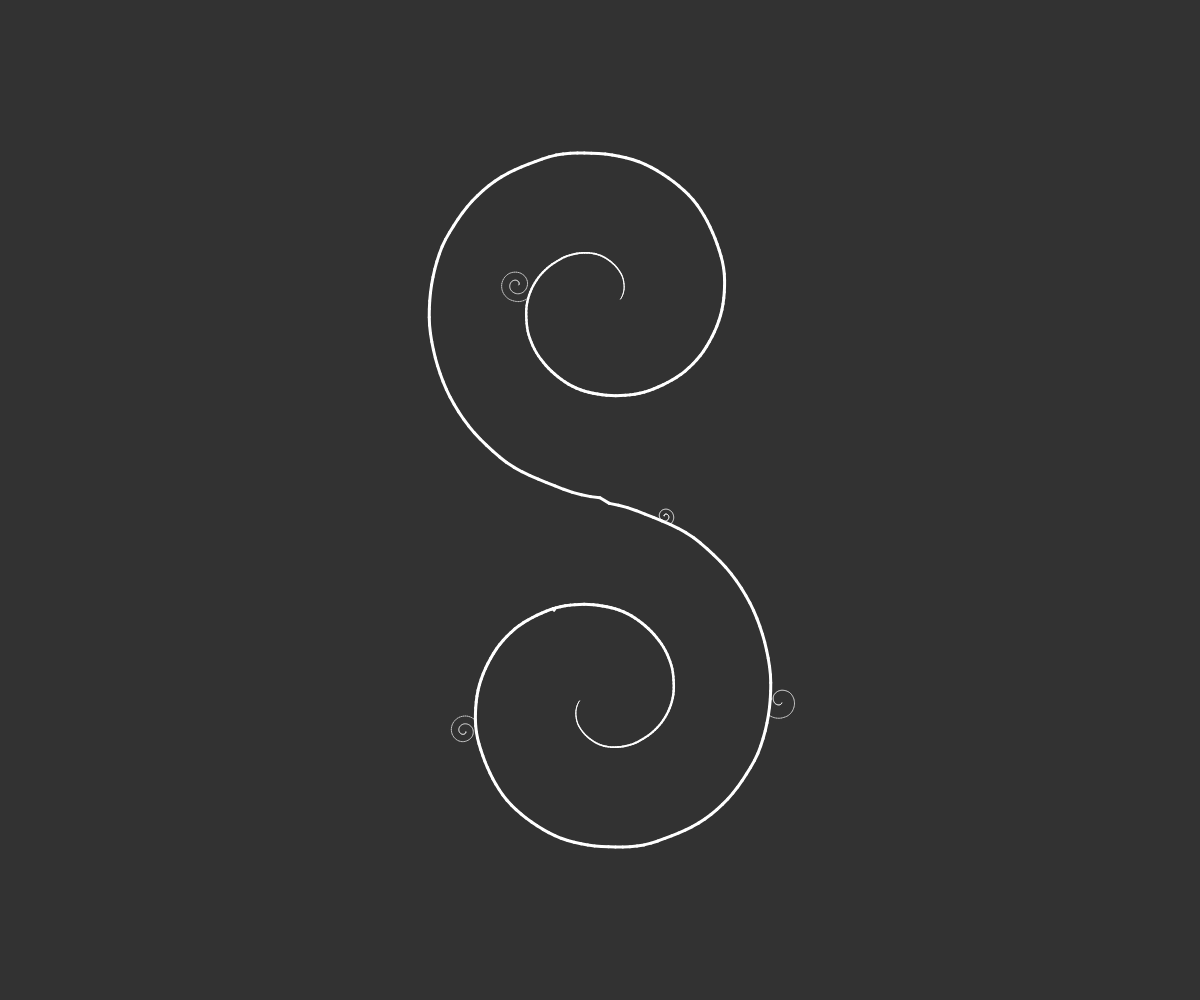
Frame 1 (no input)
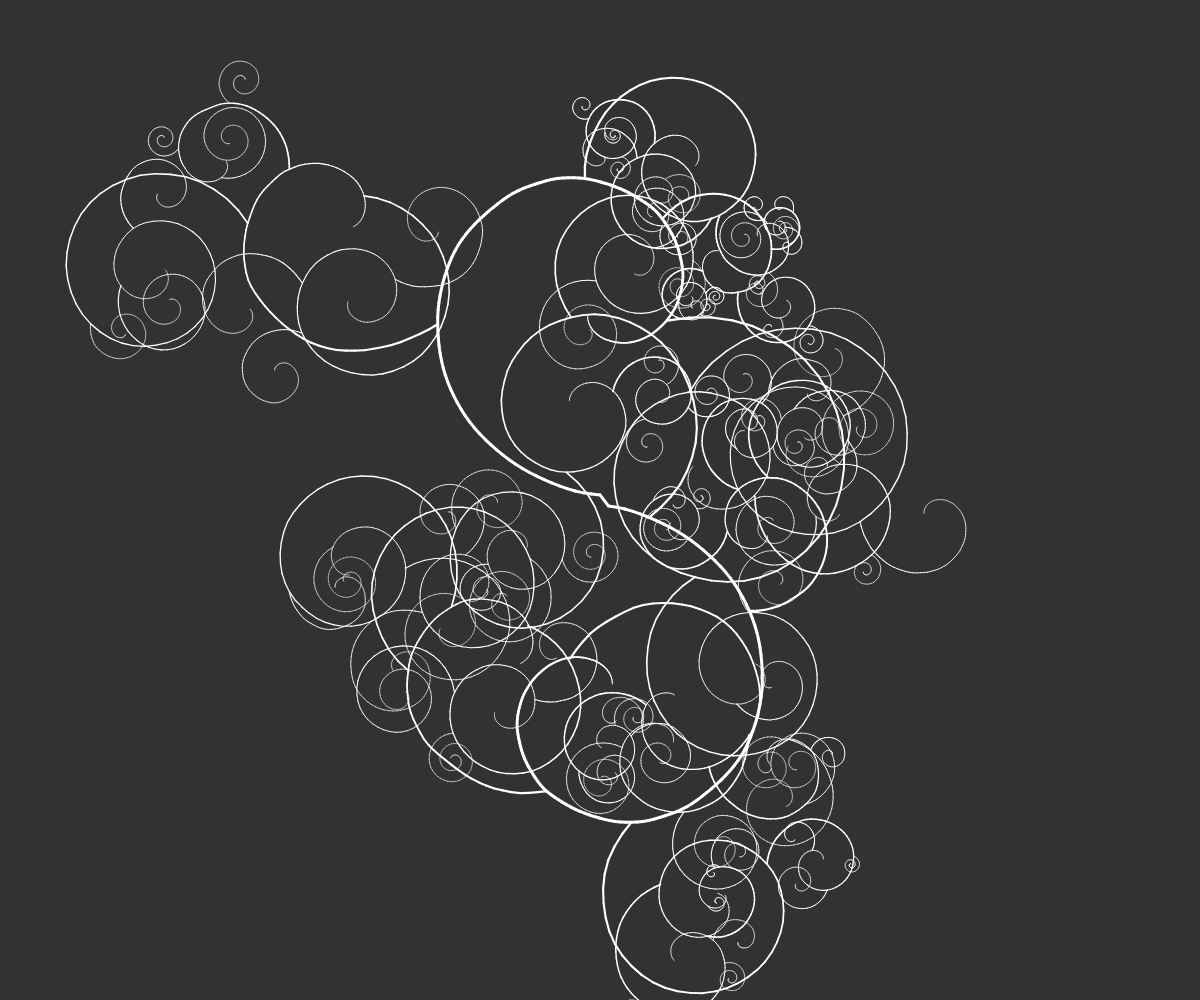
Frame 60 (no input)
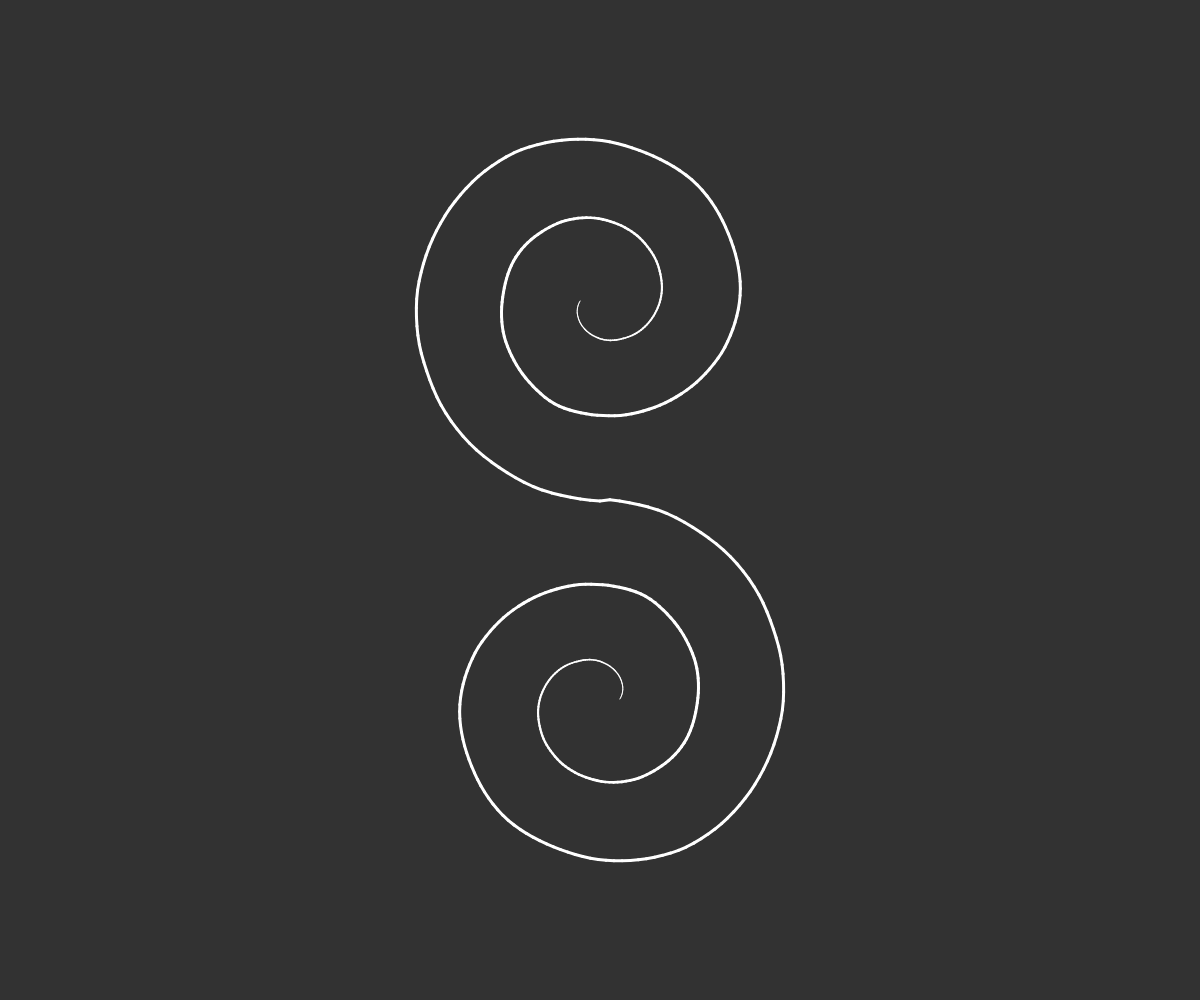
Frame 120 (the mouse pressed at the canvas centre since frame 60)

The p5.js sketch that drew these frames (run headless with seeded random() and noise() and a simulated clock; from frame 60 on, the mouse is pressed at the canvas centre):

// p5.js sketch
// ── sketch.js
// Iron scroll "S"
// mouse right = spiral in | left = spiral out | up = branch | down = line weight

let turns = 1.8, branch = 0, wt = 3;

function setup() {
  createCanvas(windowWidth, windowHeight);
  strokeCap(ROUND);
  noFill();
}

function windowResized() {
  resizeCanvas(windowWidth, windowHeight);
}

function draw() {
  background(50);
  stroke(255);

  // mouse -> targets, eased so the line moves organically
  let nx = constrain(mouseX / width, 0, 1);
  let ny = constrain(mouseY / height, 0, 1);
  turns  = lerp(turns,  lerp(1.1, 3.4, nx), 0.08);
  branch = lerp(branch, ny < 0.5 ? map(ny, 0.5, 0.05, 0, 3, true) : 0, 0.08);
  wt     = lerp(wt,     ny > 0.5 ? map(ny, 0.5, 0.95, 3, 14, true) : 3, 0.08);

  translate(width / 2, height / 2);
  let R = min(width, height) * 0.2;

  // S = two mirrored spirals joined at the middle
  let half = [], n = floor(110 * turns) + 40;
  for (let i = 0; i <= n; i++) {
    let u = 1 - i / n;
    let th = HALF_PI + TWO_PI * turns * u;
    let r = R * (0.1 + 0.9 * (1 - u));
    r *= 1 + 0.12 * (noise(i * 0.03, frameCount * 0.01) - 0.5); // gentle wobble
    half.push(createVector(r * cos(th), -R + r * sin(th)));
  }
  let pts = half.slice();
  for (let i = half.length - 2; i >= 0; i--) pts.push(createVector(-half[i].x, -half[i].y));

  // thin at the tips, thick through the middle
  let N = pts.length;
  drawLine(pts, i => wt * (0.3 + 0.7 * constrain(min(i, N - 1 - i) / (N * 0.2), 0, 1)));
  branches(pts, 0, R * 0.6, wt, 1);
}

// deterministic 0..1 "random" so each branch keeps its own shape between frames
function rnd(a, b) {
  let x = sin(a * 12.9898 + b * 78.233) * 43758.5453;
  return x - floor(x);
}

function branches(pts, depth, r, w, seed) {
  let N = pts.length;
  let count = depth === 0 ? 9 : 3;

  for (let j = 0; j < count; j++) {
    // each branch sprouts at its own moment, so they appear one by one
    let grow = constrain(branch - depth - rnd(seed, j + 50) * 0.5, 0, 1);
    if (grow < 0.01) continue;

    let f = depth === 0
      ? lerp(0.07, 0.93, (j + 0.2 + 0.6 * rnd(seed, j)) / count)
      : lerp(0.25, 0.85, (j + rnd(seed, j)) / count);
    let i = constrain(floor(f * (N - 1)), 3, N - 4);

    let T = p5.Vector.sub(pts[i + 1], pts[i - 1]).normalize();
    let a = p5.Vector.sub(pts[i], pts[i - 3]);
    let b = p5.Vector.sub(pts[i + 3], pts[i]);
    let s = a.x * b.y - a.y * b.x >= 0 ? 1 : -1;

    // per-branch variety: size, angle, number of curls, curl direction
    let size   = r * (0.6 + 0.9 * rnd(seed, j + 10)) * grow;
    let angle  = 0.5 + 0.9 * rnd(seed, j + 20);
    let dir    = rnd(seed, j + 30) < 0.3 ? s : -s;
    let cturns = 0.7 + 1.4 * rnd(seed, j + 40) + 0.1 * turns;

    let out = createVector(s * T.y, -s * T.x);
    let h = p5.Vector.add(p5.Vector.mult(T, cos(angle)), p5.Vector.mult(out, sin(angle)));

    let m = 80, child = [];
    let rel = createVector(dir * h.y, -dir * h.x);
    let c = p5.Vector.sub(pts[i], p5.Vector.mult(rel, size));
    let th0 = atan2(rel.y, rel.x);
    for (let k = 0; k <= m; k++) {
      let t = k / m;
      let rad = size * (1 - 0.88 * t) * (1 + 0.1 * (noise(k * 0.08, i, frameCount * 0.01) - 0.5));
      let th = th0 + dir * TWO_PI * cturns * t;
      child.push(createVector(c.x + rad * cos(th), c.y + rad * sin(th)));
    }
    let w0 = w * 0.75 * grow;
    drawLine(child, k => w0 * (1 - 0.7 * k / m));
    branches(child, depth + 1, size * 0.55, w0, seed * 7 + j + 1);
  }
}

function drawLine(pts, weightAt) {
  for (let i = 0; i < pts.length - 1; i++) {
    strokeWeight(max(0.5, weightAt(i)));
    line(pts[i].x, pts[i].y, pts[i + 1].x, pts[i + 1].y);
  }
}
